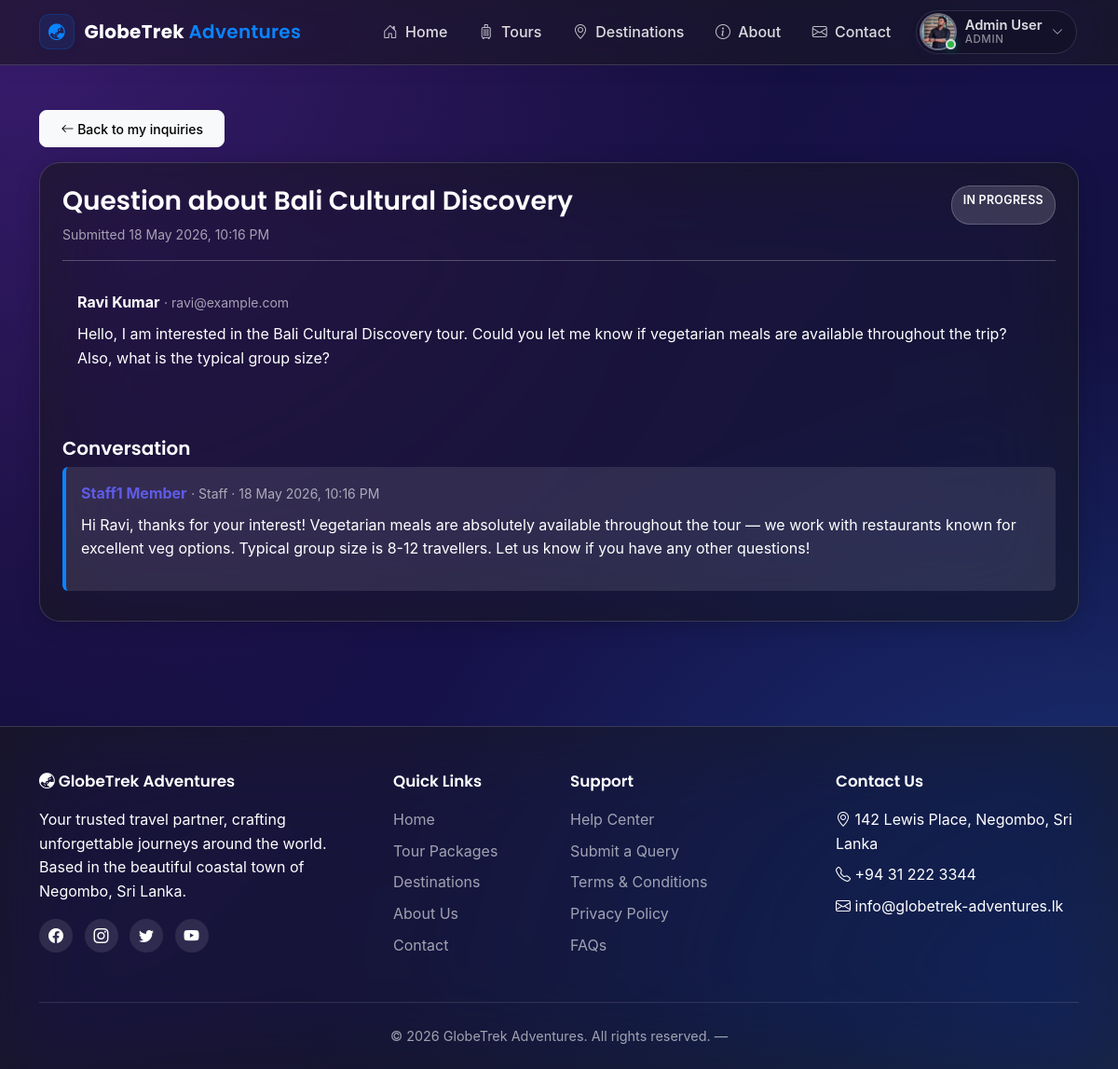
Page /inquiries/mine/1/ (signed in) on the committed database.
### apps/accounts/models.py (models this page shows, shortened)
class Profile(models.Model):
    ROLE_CHOICES = [
        ('customer', 'Customer'),
        ('staff', 'Staff'),
        ('admin', 'Admin'),
    ]
    user = models.OneToOneField(
        User,
        on_delete=models.CASCADE,
        related_name='profile',
    )
    role = models.CharField(
        max_length=10,
        choices=ROLE_CHOICES,
        default='customer',
        help_text='Determines what dashboards and actions are available.',
    )
    phone = models.CharField(max_length=20, blank=True)
    address = models.TextField(blank=True)
    profile_pic = models.ImageField(
        upload_to='profile_pics/',
        blank=True,
        null=True,
    )
    date_joined = models.DateTimeField(auto_now_add=True)
    class Meta:
        ordering = ['-date_joined']
    @property
    def is_staff_role(self):
        return self.role == 'staff'
    @property
    def is_admin(self):
        return self.role == 'admin'

### apps/inquiries/models.py (models this page shows, shortened)
class Inquiry(models.Model):
    STATUS_CHOICES = [
        ('open', 'Open'),
        ('in_progress', 'In Progress'),
        ('resolved', 'Resolved'),
    ]
    customer = models.ForeignKey(
        User,
        on_delete=models.SET_NULL,
        null=True, blank=True,
        related_name='inquiries',
    )
    name = models.CharField(max_length=80)
    email = models.EmailField()
    phone = models.CharField(max_length=20, blank=True)
    subject = models.CharField(max_length=200)
    message = models.TextField()
    status = models.CharField(max_length=15, choices=STATUS_CHOICES, default='open')
    created_at = models.DateTimeField(auto_now_add=True)
    updated_at = models.DateTimeField(auto_now=True)
    class Meta:
        verbose_name_plural = 'Inquiries'
        ordering = ['-created_at']

class InquiryReply(models.Model):
    inquiry = models.ForeignKey(
        Inquiry, on_delete=models.CASCADE, related_name='replies',
    )
    staff = models.ForeignKey(
        User, on_delete=models.SET_NULL, null=True, related_name='inquiry_replies',
    )
    reply = models.TextField()
    created_at = models.DateTimeField(auto_now_add=True)
    class Meta:
        verbose_name_plural = 'Inquiry Replies'
        ordering = ['created_at']

### apps/inquiries/views.py (the view)
# urls.py: path('mine/<int:pk>/', views.my_inquiry_detail, name='my_detail'),
@login_required
def my_inquiry_detail(request, pk):
    inquiry = get_object_or_404(Inquiry, pk=pk)
    if inquiry.customer != request.user and not (
        hasattr(request.user, 'profile')
        and (request.user.profile.is_staff_role or request.user.profile.is_admin)
    ):
        return HttpResponseForbidden('You can only view your own inquiries.')
    return render(request, 'inquiries/my_detail.html', {'inquiry': inquiry})

### apps/core/context_processors.py (called while the page is built)
def site_meta(request):
    return {
        'COMPANY_NAME': settings.COMPANY_NAME,
        'COMPANY_ADDRESS': settings.COMPANY_ADDRESS,
        'COMPANY_PHONE': settings.COMPANY_PHONE,
        'COMPANY_EMAIL': settings.COMPANY_EMAIL,
    }

### templates/inquiries/my_detail.html (shortened to what this page needs)
{% extends 'base.html' %}
{% block content %}
<div class="container my-4">
    <a href="{% url 'inquiries:my_list' %}" class="btn btn-light btn-sm mb-3"><i class="bi bi-arrow-left"></i> Back to my inquiries</a>
    <div class="card p-4">
        <div class="d-flex justify-content-between">
            <h3>{{ inquiry.subject }}</h3>
            <span class="status-badge status-{{ inquiry.status }}">{{ inquiry.get_status_display }}</span>
        </div>
        <small class="text-muted">Submitted {{ inquiry.created_at|date:"d M Y, h:i A" }}</small>
        <hr>
        <div class="bg-indigo-tint p-3 rounded mb-3">
            <strong>{{ inquiry.name }}</strong> <small class="text-muted">&middot; {{ inquiry.email }}</small>
            <div class="mt-2">{{ inquiry.message|linebreaks }}</div>
        </div>
        <h5 class="mt-4">Conversation</h5>
        {% if inquiry.replies.all %}
            {% for r in inquiry.replies.all %}
            <div class="p-3 rounded mb-2" style="background: var(--bg-white); border-left: 4px solid var(--primary);">
                <strong class="text-indigo">{{ r.staff.get_full_name|default:r.staff.username }}</strong>
                <small class="text-muted">&middot; Staff &middot; {{ r.created_at|date:"d M Y, h:i A" }}</small>
                <div class="mt-2">{{ r.reply|linebreaks }}</div>
            </div>
            {% endfor %}
        {% else %}
            <p class="text-muted">Waiting for a staff reply. We typically respond within 24 hours.</p>
        {% endif %}
    </div>
</div>
{% endblock %}

### templates/base.html (shortened to what this page needs)
{% load static %}
<!DOCTYPE html>
<html lang="en">
<head>
    <link href="https://cdn.jsdelivr.net/npm/bootstrap@5.3.2/dist/css/bootstrap.min.css" rel="stylesheet">
    <link rel="stylesheet" href="https://cdn.jsdelivr.net/npm/bootstrap-icons@1.11.2/font/bootstrap-icons.css">
    <link rel="stylesheet" href="{% static 'css/style.css' %}">
</head>
<body>
    <nav class="navbar navbar-expand-lg navbar-globetrek sticky-top">
        <div class="container">
            <a class="navbar-brand" href="{% url 'core:home' %}">
                <span class="brand-mark"><i class="bi bi-globe-asia-australia"></i></span>
                <span class="brand-text">GlobeTrek <span class="brand-text-accent">Adventures</span></span>
            </a>
            <div class="collapse navbar-collapse" id="mainNav">
                <ul class="navbar-nav ms-auto align-items-lg-center">
                    <li class="nav-item"><a
                            class="nav-link {% if request.resolver_match.url_name == 'home' %}active{% endif %}"
                            href="{% url 'core:home' %}"><i class="bi bi-house-door"></i> Home</a></li>
                    <li class="nav-item"><a class="nav-link" href="{% url 'tours:package_list' %}"><i
                                class="bi bi-suitcase"></i> Tours</a></li>
                    <li class="nav-item"><a class="nav-link" href="{% url 'tours:destination_list' %}"><i
                                class="bi bi-geo-alt"></i> Destinations</a></li>
                    <li class="nav-item"><a class="nav-link" href="{% url 'core:about' %}"><i
                                class="bi bi-info-circle"></i> About</a></li>
                    <li class="nav-item"><a class="nav-link" href="{% url 'core:contact' %}"><i
                                class="bi bi-envelope"></i> Contact</a></li>
                    {% if user.is_authenticated %}
                    {% if '/dashboard/' in request.path or '/manage/' in request.path or '/my_list/' in request.path %}
                    {% else %}
                    <li class="nav-item dropdown user-menu ms-lg-2">
                        <a class="nav-link user-trigger" data-bs-toggle="dropdown" href="#" aria-expanded="false">
                            <span class="avatar avatar-sm">
                                {% if user.profile.profile_pic %}
                                <img src="{{ user.profile.profile_pic.url }}" alt="{{ user.username }}">
                                {% else %}
                                <span class="avatar-initial">{{ user.username|slice:":1"|upper }}</span>
                                {% endif %}
                                <span class="avatar-status"></span>
                            </span>
                            <span class="user-meta d-none d-lg-flex">
                                <span class="user-name">{{ user.get_full_name|default:user.username }}</span>
                                {% if user.profile.role %}
                                <span class="user-role">{{ user.profile.get_role_display }}</span>
                                {% endif %}
                            </span>
                            <i class="bi bi-chevron-down user-caret"></i>
                        </a>
                    </li>
                    {% endif %}
                    {% endif %}
                </ul>
            </div>
        </div>
    </nav>
    <main class="py-4">
        {% block content %}{% endblock %}
    </main>
    <footer class="footer">
        <div class="container">
            <div class="row g-4">
                <div class="col-lg-4 col-md-6">
                    <h5><i class="bi bi-globe-asia-australia"></i> GlobeTrek Adventures</h5>
                    <p>Your trusted travel partner, crafting unforgettable journeys around the world. Based in the
                        beautiful coastal town of Negombo, Sri Lanka.</p>
                    <div class="social-icons mt-3">
                        <a href="#" title="Facebook"><i class="bi bi-facebook"></i></a>
                        <a href="#" title="Instagram"><i class="bi bi-instagram"></i></a>
                        <a href="#" title="Twitter"><i class="bi bi-twitter"></i></a>
                        <a href="#" title="YouTube"><i class="bi bi-youtube"></i></a>
                    </div>
                </div>
                <div class="col-lg-2 col-md-6">
                    <h5>Quick Links</h5>
                    <ul>
                        <li><a href="{% url 'core:home' %}">Home</a></li>
                        <li><a href="{% url 'tours:package_list' %}">Tour Packages</a></li>
                        <li><a href="{% url 'tours:destination_list' %}">Destinations</a></li>
                        <li><a href="{% url 'core:about' %}">About Us</a></li>
                        <li><a href="{% url 'core:contact' %}">Contact</a></li>
                    </ul>
                </div>
                <div class="col-lg-3 col-md-6">
                    <h5>Support</h5>
                    <ul>
                        <li><a href="{% url 'core:contact' %}">Help Center</a></li>
                        <li><a href="{% url 'inquiries:create' %}">Submit a Query</a></li>
                        <li><a href="#">Terms & Conditions</a></li>
                        <li><a href="#">Privacy Policy</a></li>
                        <li><a href="#">FAQs</a></li>
                    </ul>
                </div>
                <div class="col-lg-3 col-md-6">
                    <h5>Contact Us</h5>
                    <ul>
                        <li><i class="bi bi-geo-alt"></i> {{ COMPANY_ADDRESS }}</li>
                        <li><i class="bi bi-telephone"></i> {{ COMPANY_PHONE }}</li>
                        <li><i class="bi bi-envelope"></i> {{ COMPANY_EMAIL }}</li>
                    </ul>
                </div>
            </div>
            <div class="footer-bottom">
                &copy; {% now "Y" %} {{ COMPANY_NAME }}. All rights reserved. &mdash;
            </div>
        </div>
    </footer>
</body>
</html>

### rows in the picture
Inquiry: subject "Question about Bali Cultural Discovery", status "IN PROGRESS", created_at "18 May 2026, 10:16 PM", name "Ravi Kumar", email "ravi@example.com", message "Hello, I am interested in the Bali Cultural Discovery tour. Could you let me know if vegetarian meals are available throughout the trip? Also, what is the typical group size?"
InquiryReply: staff.get_full_name "Staff1 Member", created_at "18 May 2026, 10:16 PM", reply "Hi Ravi, thanks for your interest! Vegetarian meals are absolutely available throughout the tour — we work with restaurants known for excellent veg options. Typical group size is 8-12 travellers. Let us know if you have any other questions!"

### other values in the picture
{{ user.get_full_name|default:user.username }} "Admin User"
{{ user.profile.get_role_display }} "ADMIN"
{{ COMPANY_ADDRESS }} "142 Lewis Place, Negombo, Sri Lanka"
{{ COMPANY_PHONE }} "+94 31 222 3344"
{{ COMPANY_EMAIL }} "info@globetrek-adventures.lk"
{{ COMPANY_NAME }} "GlobeTrek Adventures"
